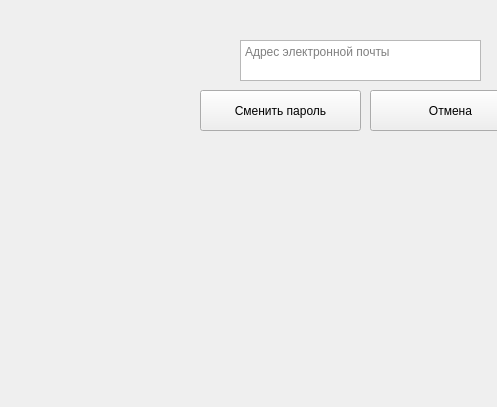
<?xml version="1.0" encoding="UTF-8"?>
<ui version="4.0">
 <class>Form</class>
 <widget class="QWidget" name="Form">
  <property name="geometry">
   <rect>
    <x>0</x>
    <y>0</y>
    <width>497</width>
    <height>407</height>
   </rect>
  </property>
  <property name="windowTitle">
   <string>Form</string>
  </property>
  <widget class="QWidget" name="widget" native="true">
   <property name="geometry">
    <rect>
     <x>10</x>
     <y>10</y>
     <width>700</width>
     <height>380</height>
    </rect>
   </property>
   <property name="minimumSize">
    <size>
     <width>700</width>
     <height>380</height>
    </size>
   </property>
   <widget class="QTextEdit" name="textEdit">
    <property name="geometry">
     <rect>
      <x>230</x>
      <y>30</y>
      <width>241</width>
      <height>41</height>
     </rect>
    </property>
    <property name="placeholderText">
     <string>Адрес электронной почты</string>
    </property>
   </widget>
   <widget class="QPushButton" name="pushButton">
    <property name="geometry">
     <rect>
      <x>190</x>
      <y>80</y>
      <width>161</width>
      <height>41</height>
     </rect>
    </property>
    <property name="text">
     <string>Сменить пароль</string>
    </property>
   </widget>
   <widget class="QPushButton" name="pushButton_2">
    <property name="geometry">
     <rect>
      <x>360</x>
      <y>80</y>
      <width>161</width>
      <height>41</height>
     </rect>
    </property>
    <property name="text">
     <string>Отмена</string>
    </property>
   </widget>
  </widget>
 </widget>
 <resources/>
 <connections/>
</ui>
